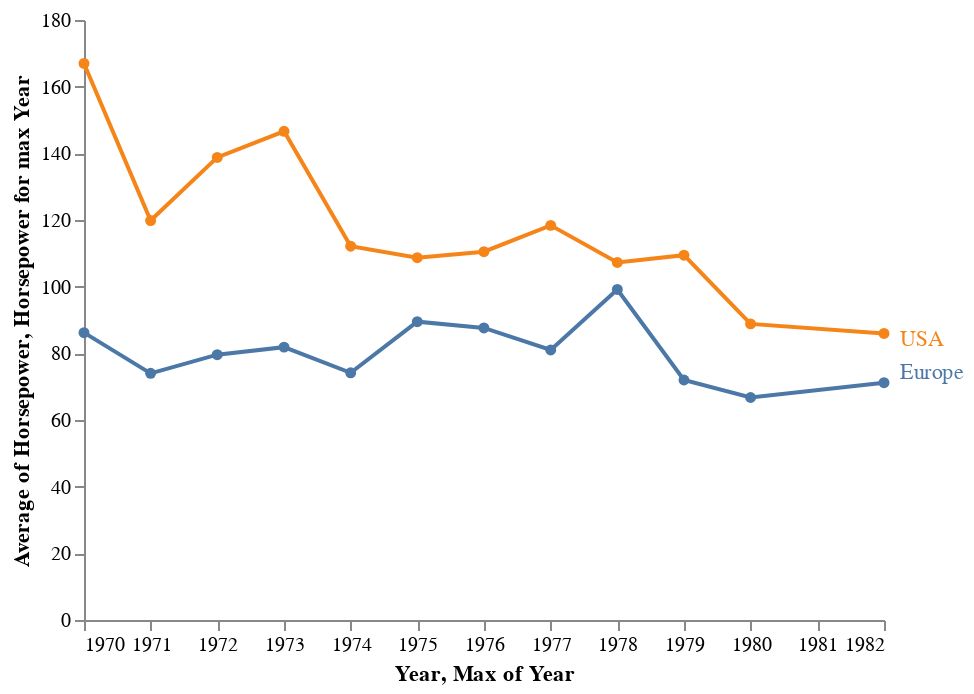

The cell this chart's notebook holds for it:
### Markdown cell above
## Line graph with label

### Code cell
# Create line graph
line = alt.Chart(df).mark_line(point=True).encode(
        alt.X('Year'),
        alt.Y('average(Horsepower)'),
        color=alt.Color('Origin:N', legend=None),
        tooltip=['Year', 'average(Horsepower)']
)

# Create labels at end of chart
label = alt.Chart(df).mark_text(
    align='left', 
    baseline='middle',
    dx=8 # Nudges text to right
).encode(
    x='max(Year):T',
    y=alt.Y('average(Horsepower):Q', aggregate={'argmax': 'Year'}), # use argmax to reach the last value
    text='Origin',
    color='Origin',
)

chart = line + label

# Hide grid
chart.configure_view(strokeWidth=0).configure_axis(grid=False)

### Figure 1 — Vega-Lite specification as saved in the notebook (floating-point values rounded to 4 significant figures; data arrays with more than 128 entries replaced by an {"elided": "..."} marker saying what was removed)
{"config": {"view": {"continuousWidth": 400, "continuousHeight": 300, "strokeWidth": 0}, "axis": {"grid": false}}, "layer": [{"mark": {"type": "line", "point": true}, "encoding": {"color": {"field": "Origin", "legend": null, "type": "nominal"}, "tooltip": [{"field": "Year", "type": "temporal"}, {"aggregate": "average", "field": "Horsepower", "type": "quantitative"}], "x": {"field": "Year", "type": "temporal"}, "y": {"aggregate": "average", "field": "Horsepower", "type": "quantitative"}}}, {"mark": {"type": "text", "align": "left", "baseline": "middle", "dx": 8}, "encoding": {"color": {"field": "Origin", "type": "nominal"}, "text": {"field": "Origin", "type": "nominal"}, "x": {"aggregate": "max", "field": "Year", "type": "temporal"}, "y": {"aggregate": {"argmax": "Year"}, "field": "Horsepower", "type": "quantitative"}}}], "data": {"name": "data-faf2d931da384d3e9c1c4cc2202f489b"}, "$schema": "https://vega.github.io/schema/vega-lite/v4.17.0.json", "datasets": {"data-faf2d931da384d3e9c1c4cc2202f489b": {"elided": "313 records"}}}
